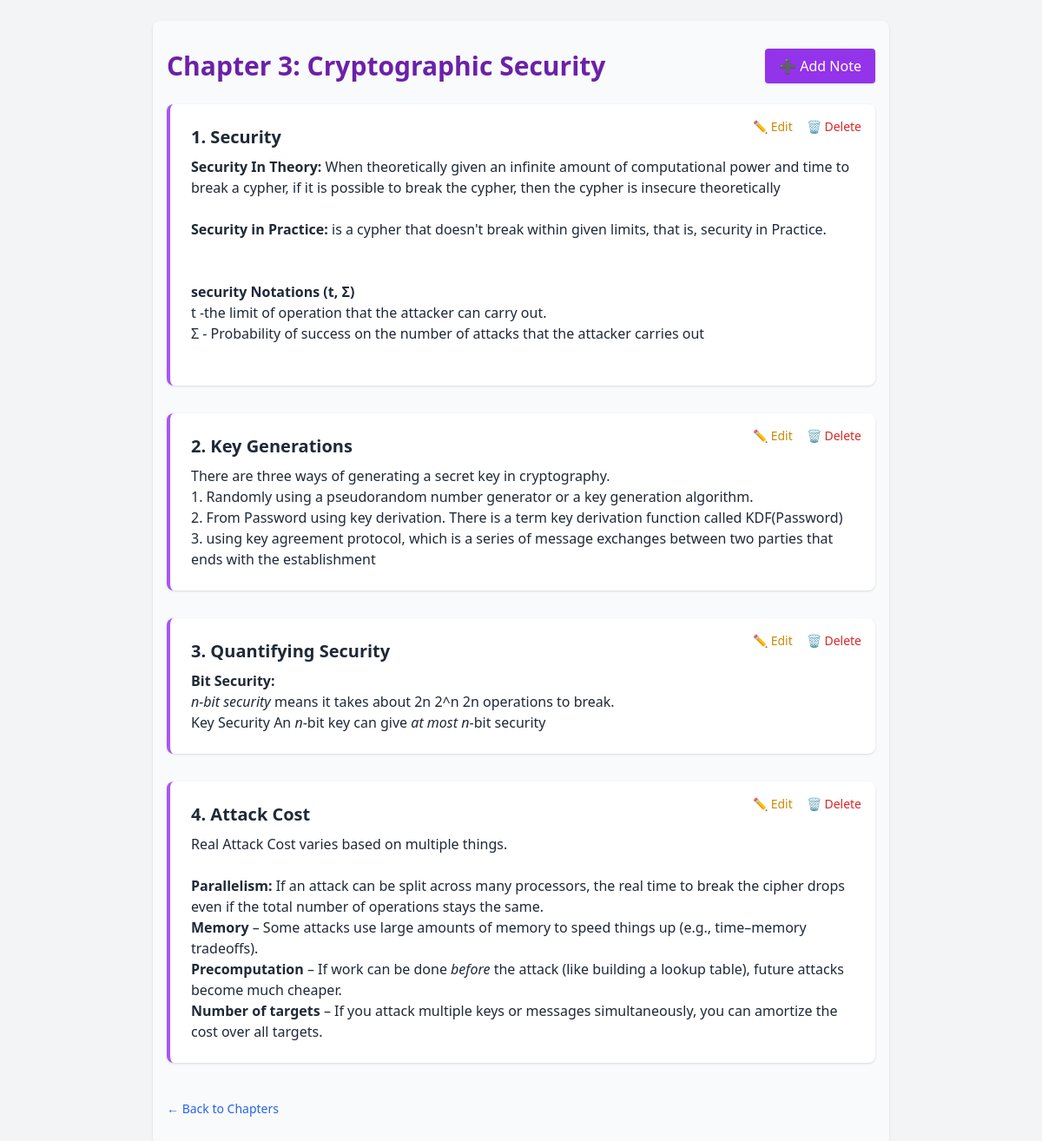
The page /chapter/3 on the database its author committed.
### app.py (models this page shows)
class Chapter(db.Model):
    id = db.Column(db.Integer, primary_key=True)
    title = db.Column(db.String(100), nullable=False)
    book_id = db.Column(db.Integer, db.ForeignKey('book.id'), nullable=False)
    notes = db.relationship('Note', backref='chapter', cascade="all, delete-orphan")

class Note(db.Model):
    id = db.Column(db.Integer, primary_key=True)
    title = db.Column(db.String(200), nullable=False)
    content = db.Column(db.Text, nullable=False)
    chapter_id = db.Column(db.Integer, db.ForeignKey('chapter.id'), nullable=False)

### app.py (the view)
@app.route("/chapter/<int:chapter_id>")
def notes(chapter_id):
    chapter = Chapter.query.get_or_404(chapter_id)
    return render_template("notes.html", chapter=chapter, notes=chapter.notes)

### templates/notes.html (shortened to what this page needs)
{% extends "base.html" %}
{% block content %}
<link href="https://cdn.quilljs.com/1.3.6/quill.snow.css" rel="stylesheet" />
<div class="max-w-4xl mx-auto px-4 py-8 bg-gray-50 rounded-lg shadow">
  <div class="flex justify-between items-center mb-6">
    <h1 class="text-3xl font-bold text-purple-800">{{ chapter.title }}</h1>
    <button onclick="toggleEditor()" class="bg-purple-600 text-white px-4 py-2 rounded shadow hover:bg-purple-700">
      ➕ Add Note
    </button>
  </div>
  {% if notes %}
  <div class="space-y-8">
    {% for note in notes %}
    <div class="bg-white p-6 rounded-lg shadow relative border-l-4 border-purple-500">
      <h2 class="text-xl font-semibold mb-2">{{ loop.index }}. {{ note.title }}</h2>
      <div class="prose max-w-none text-gray-800">{% autoescape false %}{{ note.content }}{% endautoescape %}</div>
      <div class="absolute top-4 right-4 flex space-x-4 text-sm">
        <a href="{{ url_for('edit_note', note_id=note.id) }}" class="text-yellow-600 hover:underline">✏️ Edit</a>
        <form action="{{ url_for('delete_note', note_id=note.id) }}" method="POST"
              onsubmit="return confirm('Are you sure you want to delete this note?');">
          <button type="submit" class="text-red-600 hover:underline">🗑️ Delete</button>
        </form>
      </div>
    </div>
    {% endfor %}
  </div>
  {% else %}
  <p class="italic text-gray-600">No notes added yet for this chapter.</p>
  {% endif %}
  <div class="mt-10">
    <a href="{{ url_for('chapters', book_id=chapter.book.id) }}"
       class="text-blue-600 hover:underline text-sm">← Back to Chapters</a>
  </div>
</div>
{% endblock %}

### rows shown on the page
Chapter: title "Chapter 3: Cryptographic Security"
Note: title "Security", content "Security In Theory: When theoretically given an infinite amount of computational power and time to break a cypher, if it is possible to break the cypher, then the cypher is insecure theoretically Security in Practice: is a cypher that doesn't break within given limits, that is, security in Practice. security Notations (t, Σ) t -the limit of operation that the attacker can carry out. Σ - Probability of success on the number of attacks that the attacker carries out"
Note: title "Key Generations", content "There are three ways of generating a secret key in cryptography. 1. Randomly using a pseudorandom number generator or a key generation algorithm. 2. From Password using key derivation. There is a term key derivation function called KDF(Password) 3. using key agreement protocol, which is a series of message exchanges between two parties that ends with the establishment"
Note: title "Quantifying Security", content "Bit Security: n-bit security means it takes about 2n 2^n 2n operations to break. Key Security An n -bit key can give at most n -bit security"
Note: title "Attack Cost", content "Real Attack Cost varies based on multiple things. Parallelism: If an attack can be split across many processors, the real time to break the cipher drops even if the total number of operations stays the same. Memory – Some attacks use large amounts of memory to speed things up (e.g., time–memory tradeoffs). Precomputation – If work can be done before the attack (like building a lookup table), future attacks become much cheaper. Number of targets – If you attack multiple keys or messages simultaneously, you can amortize the cost over all targets."
